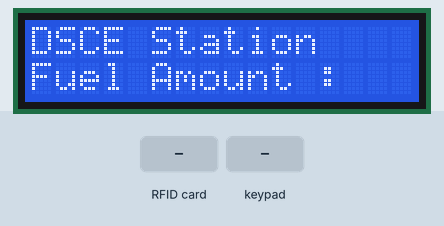
Bench run of a sketch on a simulated Arduino Uno, built with avr-gcc and run on an emulated ATmega328P. Shown: 16×2 character LCD. Inputs (shaded band) come from the test bench. What the sketch prints to the serial monitor is not drawn.

Above: at 3.3 s.
3.4 s: RFID card 49 4F 58 5A held to the reader
4.9 s: keypad keys 8 7 6 5 # pressed 0.4 s apart
At 7.6 s:
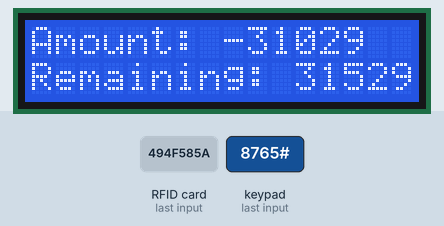
8.8 s: RFID card 5E 7A 19 C4 held to the reader
10.3 s: key '#' pressed
At 12.5 s:
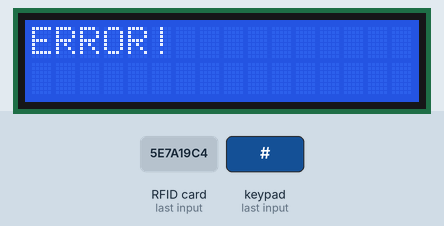
Timing chart, 0 to 14.0 s (numbered marks = the images above; inputs shaded):
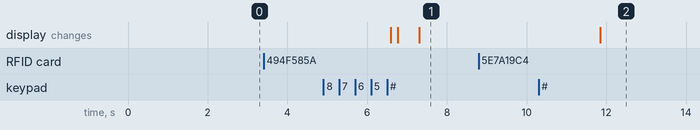

Measured:
- after the input at 3.4 s, every drawn part: stays the same
- after the input at 4.9 s, the display: first changes after 1.7 s (image 1 shows a later state)
- after the input at 8.8 s, every drawn part: stays the same
- after the input at 10.3 s, the display: changes after 1.6 s (image 2)

The sketch:

Before_RFID.ino
```cpp
//Hello, This is the code to use a 4x4 keypad matrix with and Arduino and show the result on an LCD screen
//You should wire you keypad from 8to1 (keypad pins) to 9to2 Arduino digital pins
//SurtrTech

#include <Keypad.h> //The keypad and LCD i2c libraries
#include <Wire.h>
#include <LCD.h>
#include <LiquidCrystal_I2C.h>
#define I2C_ADDR 0x27 //defining the LCD pins
#define BACKLIGHT_PIN 3
#define En_pin 2
#define Rw_pin 1
#define Rs_pin 0
#define D4_pin 4
#define D5_pin 5
#define D6_pin 6
#define D7_pin 7
#include <SPI.h>
#include <MFRC522.h>

#define SS_PIN 10
#define RST_PIN 9
MFRC522 mfrc522(SS_PIN, RST_PIN);   // Create MFRC522 instance.
LiquidCrystal_I2C lcd(I2C_ADDR,En_pin,Rw_pin,Rs_pin,D4_pin,D5_pin,D6_pin,D7_pin);
const byte numRows= 4; //number of rows on the keypad
const byte numCols= 4; //number of columns on the keypad
//keymap defines the key pressed according to the row and columns just as appears on the keypad
char keymap[numRows][numCols]=
{
{'1', '2', '3', 'A'},
{'4', '5', '6', 'B'},
{'7', '8', '9', 'C'},
{'*', '0', '#', 'D'}
};

byte rowPins[numRows] = {8,7,6,5}; //Rows 0 to 3 //if you modify your pins you should modify this too
byte colPins[numCols]= {4,3,2,1}; //Columns 0 to 3
//initializes an instance of the Keypad class
Keypad myKeypad= Keypad(makeKeymap(keymap), rowPins, colPins, numRows, numCols);

int GetNumber()
{
   int num = 0;
   char key = myKeypad.getKey();
   while(key != '#')
   {
      switch (key)
      {
         case NO_KEY:
            break;

         case '0': case '1': case '2': case '3': case '4':
         case '5': case '6': case '7': case '8': case '9':
            lcd.print(key);
            num = num * 10 + (key - '0');
            break;

         case '*':
            num = 0;
            lcd.clear();
            digitalWrite(12, LOW);
            digitalWrite(13, LOW);
            lcd.clear();
            lcd.home ();
            lcd.print("DSCE Station");
            lcd.setCursor(0,1);
            lcd.print("Fuel Amount : ");
            delay(2000);
            break;
      }

      key = myKeypad.getKey();
   }

   return num;
}
void setup()
           {
            Serial.begin(9600);   // Initiate a serial communication
            SPI.begin();      // Initiate  SPI bus
            mfrc522.PCD_Init();   // Initiate MFRC522
            Serial.println("Approximate your card to the reader...");
            Serial.println();
            pinMode(13,OUTPUT);
            pinMode(12,OUTPUT);
            Serial.begin(9600);
            lcd.begin (16,2);
            lcd.setBacklightPin(BACKLIGHT_PIN,POSITIVE);
            lcd.setBacklight(HIGH);
            lcd.home ();
            lcd.print("DSCE Station");
            lcd.setCursor(0,1);
            lcd.print("Fuel Amount : ");
            delay(2000);
           }

void loop()
{
    if ( ! mfrc522.PICC_IsNewCardPresent())
  {
    return;
  }
  // Select one of the cards
  if ( ! mfrc522.PICC_ReadCardSerial())
  {
    return;
  }
  //Show UID on serial monitor
  Serial.print("UID tag :");
  String content= "";
  byte letter;
  for (byte i = 0; i < mfrc522.uid.size; i++)
  {
     Serial.print(mfrc522.uid.uidByte[i] < 0x10 ? " 0" : " ");
     Serial.print(mfrc522.uid.uidByte[i], HEX);
     content.concat(String(mfrc522.uid.uidByte[i] < 0x10 ? " 0" : " "));
     content.concat(String(mfrc522.uid.uidByte[i], HEX));
  }
  Serial.println();
  Serial.print("Message : ");
  content.toUpperCase();
  if (content.substring(1) == "49 4F 58 5A") //change here the UID of the card/cards that you want to give access
  {
    Serial.println("Welcome to DSCE Petrol Station.");
    Serial.println("Customer ID : 1");
    Serial.println("Customer Name : Akshay Bankapure");
    Serial.println("Total Balance : Rs 500");
    Serial.println("User Authenticated! Proceed with refueling.");

    Serial.println();
    delay(3000);
  }

 else   {
    {
    Serial.println("Invalid Customer!");


    Serial.println();
    delay(3000);
  }
  }
   int v1 = GetNumber();
   int price=v1*71.23;
   int remaining=500-price;
   if(price<=500&& content.substring(1) == "49 4F 58 5A"){
    lcd.clear();
    lcd.home();
    lcd.print("Amount: ");
    lcd.print(price);
    digitalWrite(A1, HIGH);
    lcd.setCursor(0,1);
    lcd.print("Remaining: ");
    lcd.print(remaining);
   }
   else{
    lcd.clear();
    lcd.home();
    digitalWrite(A0, HIGH);
    lcd.print("ERROR!");
   }
   Serial.println("");


}
```
